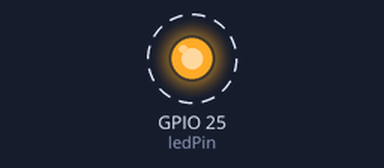
Simulated run of this sketch. Board: ESP32. Parts: output pins drawn as LEDs (lit = HIGH). Dashed ring = blinking.

Above: at 0.5 s.
Timing chart, 0 to 4.6 s (numbered marks = the images above):
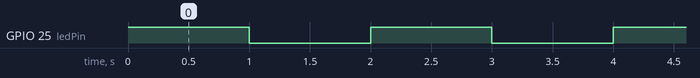

Measured:
- by itself, GPIO 25 (ledPin): alternates HIGH for 1.0 s and LOW for 1.0 s

The sketch:

LedBlinking.ino
```cpp
//Alejandro Vivas

//Declare variable

int ledPin = 25;

void setup() {
  // Activate the led
  pinMode(ledPin,OUTPUT);

}

void loop() {

  //Turn on Led
  digitalWrite(ledPin, HIGH);

  //Wait 1 second
  delay(1000);

  //Turn off Led
  digitalWrite(ledPin, LOW);

  //Wait 1 second
  delay(1000);
}
```
